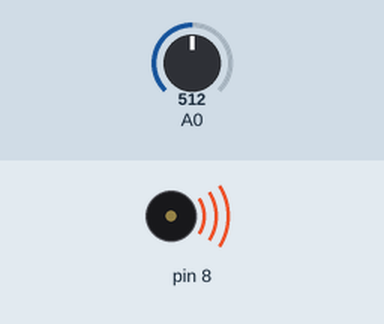
This sketch was run on a simulated Arduino Uno, built with avr-gcc and run on an emulated ATmega328P. On the bench: buzzer (waves = sounding). The inputs (shaded band) are chosen by the test bench; at power-on: A0 = 512. What the sketch prints to the serial monitor is not drawn.

Above: at 0.15 s.
Timing chart, 0 to 1.6 s (numbered marks = the images above):
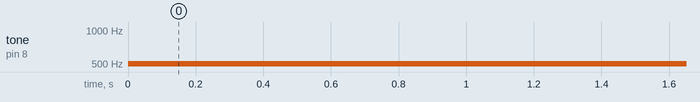

Measured:
- by itself, tone on pin 8: silent → 501 Hz at 0.00 s

The sketch:

tone_lab.ino
```cpp
void setup() {
  // nothing to do here
  Serial.begin(9600);
}

void loop() {
  // get a sensor reading:
  int sensorReading = analogRead(A0);
  Serial.println(sensorReading);
  // map the results from the sensor reading's range
  // to the desired pitch range:
  float frequency = map(sensorReading, 200, 900, 100, 1000);
  // change the pitch, play for 10 ms:
  tone(8, frequency, 10);
  delay(10);
}
```
